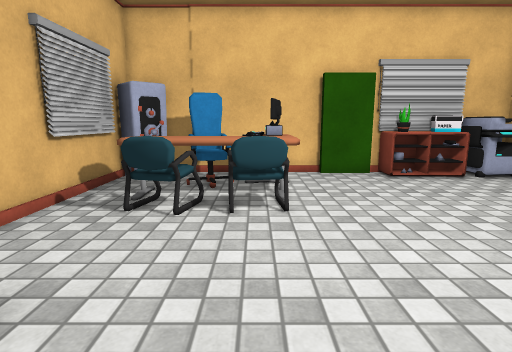
view 1 (above)

14 first-person views from a walk through a Unity game level. The camera is 1.2 m above the floor, tilts 10° down and sees 80° across. The floor is counted in squares, 0.5 m on a side. Each view is taken from the middle of a square. On the plan, view 1 faces up. The plan holds only what a view shows up to about 19 squares ahead; the rest is blank. The place goes on beyond the plan. The player character is not drawn. Some surface patterns are stand-ins.

view 2
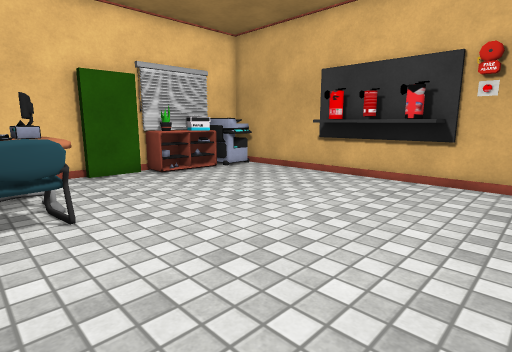

view 3
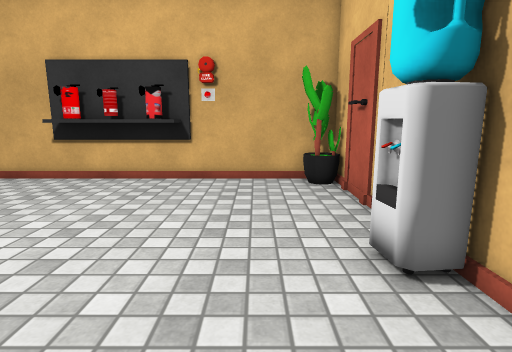

view 4
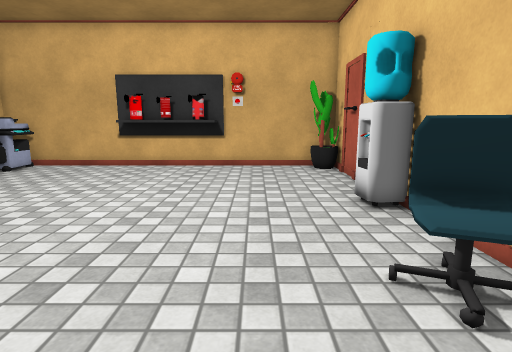

view 5
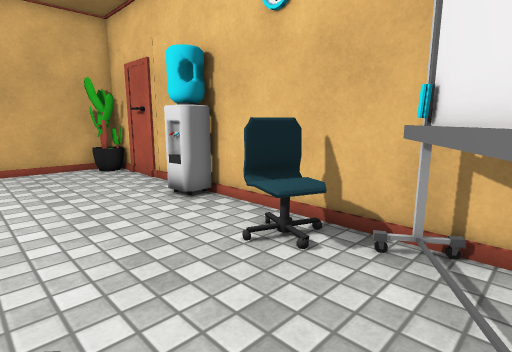

view 6
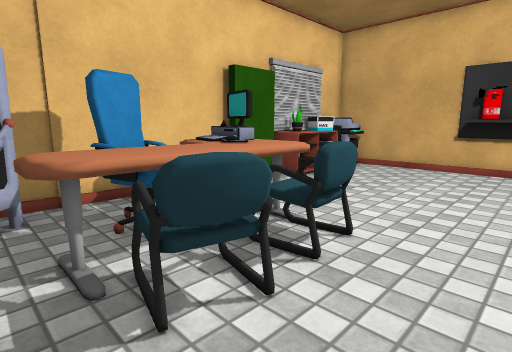

view 7
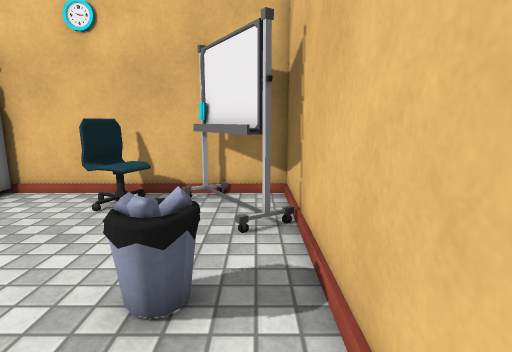

view 8
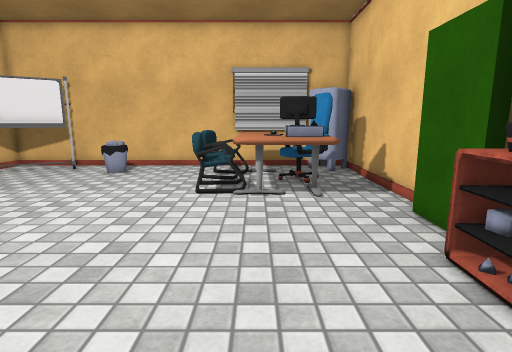

view 9
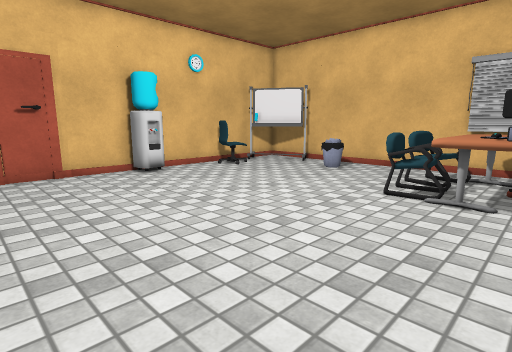

view 10
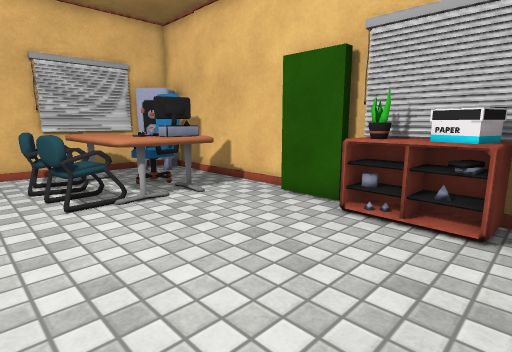

view 11
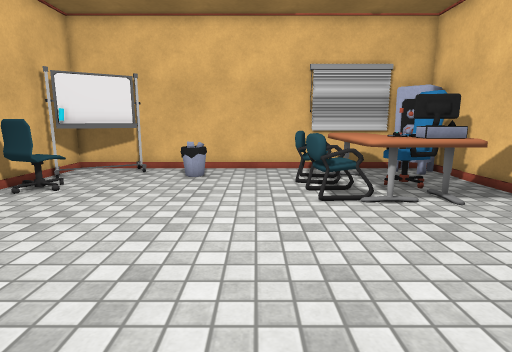

view 12
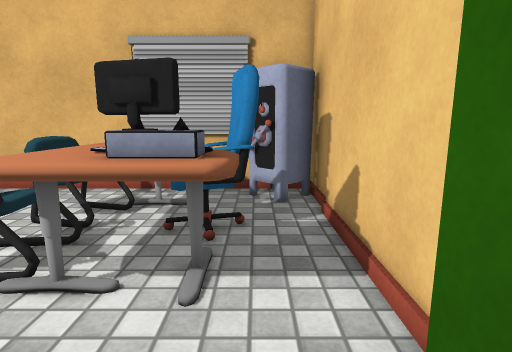

view 13
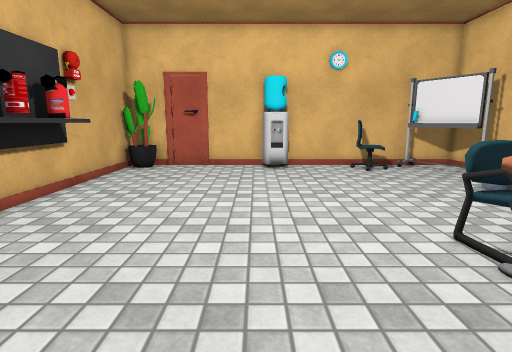

view 14
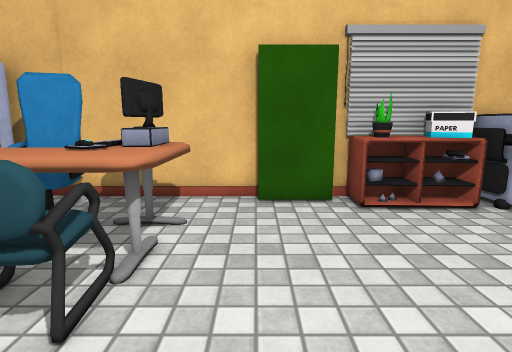

### Floor plan
Points are (right, up) in squares from view 1. A wall is a line through its corners. A room is listed if a view was taken in it or the views show most of it. See-through windows are left out.
Room 1 (views 1, 2, 3, 4, 5, 6, 7, 8, 9, 10, 11, 12, 13, 14)
walls: (5.4, 14.2) (3.1, 14.2) (3.1, 14.6); (3.4, 14.9) (-6, 14.9); (12.1, 7.4) (12.1, 14.9) (9.8, 14.9); (6.2, 14.9) (5, 14.9); (5.5, -3.4) (12.1, -3.4) (12.1, 3.6); (8.2, -2.9) (8.9, -2.9); (9.8, 14.6) (5.8, 14.6); (-5.8, 12.8) (-5.8, 8.8); (-6.1, 13.9) (-6.1, -3.4) (2.6, -3.4)
objects: other object (-5, -3) to (-3, 0); other object (-5, 13) to (-4, 14); other object (-4, 9) to (1, 11); other object (-3, -2); other object (-3, 8) to (-2, 8); other object (-3, 11) to (-1, 13); other object (-2, -3) to (0, -1); other object (-1, 8) to (0, 8); other object (0, 11) to (1, 12); other object (0, 13) to (1, 13); other object (3, -3) to (5, -2); other object (6, 13) to (9, 14); other object (6, 14) to (7, 14); other object (10, 13) to (11, 14); other object (11, -2); other object (11, 3) to (12, 8)

Where each view was taken, in squares from view 1:
view 1: 0 up, 0 right, facing up
view 2: 0 up, 1 left, facing up-right
view 3: 0 up, 1 left, facing right
view 4: 1 up, 5 left, facing right
view 5: 3 up, 5 left, facing down-right
view 6: 5 up, 5 left, facing up-right
view 7: 7 up, 5 left, facing down
view 8: 10 up, 11 right, facing left
view 9: 12 up, 11 right, facing down-left
view 10: 6 up, 10 right, facing up-left
view 11: 6 up, 10 right, facing left
view 12: 13 up, 5 right, facing left
view 13: 14 up, 5 right, facing down
view 14: 5 up, 3 right, facing up
